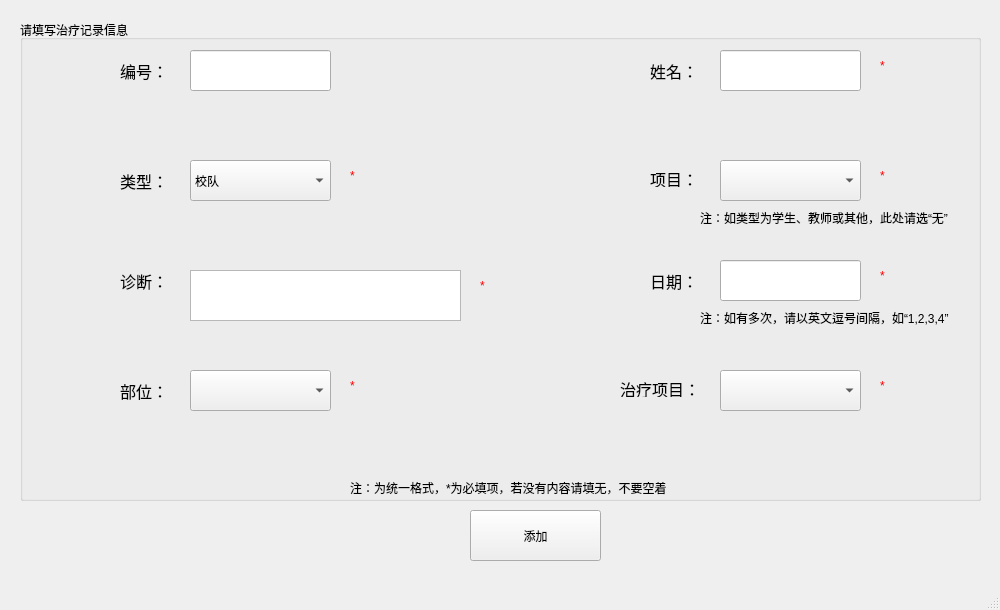
<?xml version="1.0" encoding="UTF-8"?>
<ui version="4.0">
 <class>Treat_Record</class>
 <widget class="QMainWindow" name="Treat_Record">
  <property name="geometry">
   <rect>
    <x>0</x>
    <y>0</y>
    <width>1000</width>
    <height>610</height>
   </rect>
  </property>
  <property name="windowTitle">
   <string>MainWindow</string>
  </property>
  <widget class="QWidget" name="centralwidget">
   <widget class="QPushButton" name="pushButton">
    <property name="geometry">
     <rect>
      <x>470</x>
      <y>510</y>
      <width>131</width>
      <height>51</height>
     </rect>
    </property>
    <property name="text">
     <string>添加</string>
    </property>
   </widget>
   <widget class="QGroupBox" name="groupBox">
    <property name="geometry">
     <rect>
      <x>20</x>
      <y>20</y>
      <width>961</width>
      <height>481</height>
     </rect>
    </property>
    <property name="title">
     <string>请填写治疗记录信息</string>
    </property>
    <widget class="QLineEdit" name="name">
     <property name="geometry">
      <rect>
       <x>700</x>
       <y>30</y>
       <width>141</width>
       <height>41</height>
      </rect>
     </property>
    </widget>
    <widget class="QLabel" name="label">
     <property name="geometry">
      <rect>
       <x>630</x>
       <y>30</y>
       <width>54</width>
       <height>41</height>
      </rect>
     </property>
     <property name="font">
      <font>
       <family>等线</family>
       <pointsize>12</pointsize>
      </font>
     </property>
     <property name="text">
      <string>姓名：</string>
     </property>
    </widget>
    <widget class="QLineEdit" name="number">
     <property name="geometry">
      <rect>
       <x>170</x>
       <y>30</y>
       <width>141</width>
       <height>41</height>
      </rect>
     </property>
     <property name="toolTip">
      <string/>
     </property>
     <property name="inputMethodHints">
      <set>Qt::ImhNone</set>
     </property>
    </widget>
    <widget class="QLabel" name="label_2">
     <property name="geometry">
      <rect>
       <x>100</x>
       <y>30</y>
       <width>54</width>
       <height>41</height>
      </rect>
     </property>
     <property name="font">
      <font>
       <family>等线</family>
       <pointsize>12</pointsize>
      </font>
     </property>
     <property name="text">
      <string>编号：</string>
     </property>
    </widget>
    <widget class="QLabel" name="label_3">
     <property name="geometry">
      <rect>
       <x>100</x>
       <y>140</y>
       <width>54</width>
       <height>41</height>
      </rect>
     </property>
     <property name="font">
      <font>
       <family>等线</family>
       <pointsize>12</pointsize>
      </font>
     </property>
     <property name="text">
      <string>类型：</string>
     </property>
    </widget>
    <widget class="QLabel" name="label_15">
     <property name="geometry">
      <rect>
       <x>330</x>
       <y>150</y>
       <width>54</width>
       <height>12</height>
      </rect>
     </property>
     <property name="styleSheet">
      <string notr="true">color:rgb(255, 0, 0)</string>
     </property>
     <property name="text">
      <string>*</string>
     </property>
    </widget>
    <widget class="QLabel" name="label_16">
     <property name="geometry">
      <rect>
       <x>860</x>
       <y>40</y>
       <width>54</width>
       <height>12</height>
      </rect>
     </property>
     <property name="styleSheet">
      <string notr="true">color:rgb(255, 0, 0)</string>
     </property>
     <property name="text">
      <string>*</string>
     </property>
    </widget>
    <widget class="QLabel" name="label_17">
     <property name="geometry">
      <rect>
       <x>330</x>
       <y>460</y>
       <width>461</width>
       <height>16</height>
      </rect>
     </property>
     <property name="text">
      <string>注：为统一格式，*为必填项，若没有内容请填无，不要空着</string>
     </property>
    </widget>
    <widget class="QComboBox" name="cate">
     <property name="geometry">
      <rect>
       <x>170</x>
       <y>140</y>
       <width>141</width>
       <height>41</height>
      </rect>
     </property>
     <item>
      <property name="text">
       <string>校队</string>
      </property>
     </item>
     <item>
      <property name="text">
       <string>竞体</string>
      </property>
     </item>
     <item>
      <property name="text">
       <string>国家队</string>
      </property>
     </item>
     <item>
      <property name="text">
       <string>学生</string>
      </property>
     </item>
     <item>
      <property name="text">
       <string>教师</string>
      </property>
     </item>
     <item>
      <property name="text">
       <string>其他</string>
      </property>
     </item>
    </widget>
    <widget class="QComboBox" name="item">
     <property name="geometry">
      <rect>
       <x>700</x>
       <y>140</y>
       <width>141</width>
       <height>41</height>
      </rect>
     </property>
    </widget>
    <widget class="QLabel" name="label_8">
     <property name="geometry">
      <rect>
       <x>630</x>
       <y>150</y>
       <width>48</width>
       <height>17</height>
      </rect>
     </property>
     <property name="font">
      <font>
       <family>等线</family>
       <pointsize>12</pointsize>
      </font>
     </property>
     <property name="text">
      <string>项目：</string>
     </property>
    </widget>
    <widget class="QLabel" name="label_19">
     <property name="geometry">
      <rect>
       <x>860</x>
       <y>150</y>
       <width>54</width>
       <height>12</height>
      </rect>
     </property>
     <property name="styleSheet">
      <string notr="true">color:rgb(255, 0, 0)</string>
     </property>
     <property name="text">
      <string>*</string>
     </property>
    </widget>
    <widget class="QLabel" name="label_53">
     <property name="geometry">
      <rect>
       <x>100</x>
       <y>240</y>
       <width>61</width>
       <height>41</height>
      </rect>
     </property>
     <property name="font">
      <font>
       <family>等线</family>
       <pointsize>12</pointsize>
      </font>
     </property>
     <property name="text">
      <string>诊断：</string>
     </property>
    </widget>
    <widget class="QTextEdit" name="diagnose">
     <property name="geometry">
      <rect>
       <x>170</x>
       <y>250</y>
       <width>271</width>
       <height>51</height>
      </rect>
     </property>
    </widget>
    <widget class="QLabel" name="label_18">
     <property name="geometry">
      <rect>
       <x>460</x>
       <y>260</y>
       <width>54</width>
       <height>12</height>
      </rect>
     </property>
     <property name="styleSheet">
      <string notr="true">color:rgb(255, 0, 0)</string>
     </property>
     <property name="text">
      <string>*</string>
     </property>
    </widget>
    <widget class="QComboBox" name="treatitem">
     <property name="geometry">
      <rect>
       <x>700</x>
       <y>350</y>
       <width>141</width>
       <height>41</height>
      </rect>
     </property>
    </widget>
    <widget class="QComboBox" name="part">
     <property name="geometry">
      <rect>
       <x>170</x>
       <y>350</y>
       <width>141</width>
       <height>41</height>
      </rect>
     </property>
    </widget>
    <widget class="QLabel" name="label_54">
     <property name="geometry">
      <rect>
       <x>100</x>
       <y>350</y>
       <width>61</width>
       <height>41</height>
      </rect>
     </property>
     <property name="font">
      <font>
       <family>等线</family>
       <pointsize>12</pointsize>
      </font>
     </property>
     <property name="text">
      <string>部位：</string>
     </property>
    </widget>
    <widget class="QLabel" name="label_20">
     <property name="geometry">
      <rect>
       <x>330</x>
       <y>360</y>
       <width>54</width>
       <height>12</height>
      </rect>
     </property>
     <property name="styleSheet">
      <string notr="true">color:rgb(255, 0, 0)</string>
     </property>
     <property name="text">
      <string>*</string>
     </property>
    </widget>
    <widget class="QLabel" name="label_9">
     <property name="geometry">
      <rect>
       <x>600</x>
       <y>360</y>
       <width>81</width>
       <height>17</height>
      </rect>
     </property>
     <property name="font">
      <font>
       <family>等线</family>
       <pointsize>12</pointsize>
      </font>
     </property>
     <property name="text">
      <string>治疗项目：</string>
     </property>
    </widget>
    <widget class="QLabel" name="label_21">
     <property name="geometry">
      <rect>
       <x>860</x>
       <y>360</y>
       <width>54</width>
       <height>12</height>
      </rect>
     </property>
     <property name="styleSheet">
      <string notr="true">color:rgb(255, 0, 0)</string>
     </property>
     <property name="text">
      <string>*</string>
     </property>
    </widget>
    <widget class="QLabel" name="label_4">
     <property name="geometry">
      <rect>
       <x>630</x>
       <y>240</y>
       <width>54</width>
       <height>41</height>
      </rect>
     </property>
     <property name="font">
      <font>
       <family>等线</family>
       <pointsize>12</pointsize>
      </font>
     </property>
     <property name="text">
      <string>日期：</string>
     </property>
    </widget>
    <widget class="QLabel" name="label_22">
     <property name="geometry">
      <rect>
       <x>860</x>
       <y>250</y>
       <width>54</width>
       <height>12</height>
      </rect>
     </property>
     <property name="styleSheet">
      <string notr="true">color:rgb(255, 0, 0)</string>
     </property>
     <property name="text">
      <string>*</string>
     </property>
    </widget>
    <widget class="QLineEdit" name="date">
     <property name="geometry">
      <rect>
       <x>700</x>
       <y>240</y>
       <width>141</width>
       <height>41</height>
      </rect>
     </property>
     <property name="toolTip">
      <string/>
     </property>
     <property name="inputMethodHints">
      <set>Qt::ImhNone</set>
     </property>
    </widget>
    <widget class="QLabel" name="label_23">
     <property name="geometry">
      <rect>
       <x>680</x>
       <y>290</y>
       <width>271</width>
       <height>16</height>
      </rect>
     </property>
     <property name="text">
      <string>注：如有多次，请以英文逗号间隔，如“1,2,3,4”</string>
     </property>
    </widget>
    <widget class="QLabel" name="label_24">
     <property name="geometry">
      <rect>
       <x>680</x>
       <y>190</y>
       <width>271</width>
       <height>16</height>
      </rect>
     </property>
     <property name="text">
      <string>注：如类型为学生、教师或其他，此处请选“无”</string>
     </property>
    </widget>
   </widget>
  </widget>
  <widget class="QMenuBar" name="menubar">
   <property name="geometry">
    <rect>
     <x>0</x>
     <y>0</y>
     <width>1000</width>
     <height>23</height>
    </rect>
   </property>
  </widget>
  <widget class="QStatusBar" name="statusbar"/>
 </widget>
 <resources/>
 <connections/>
</ui>
